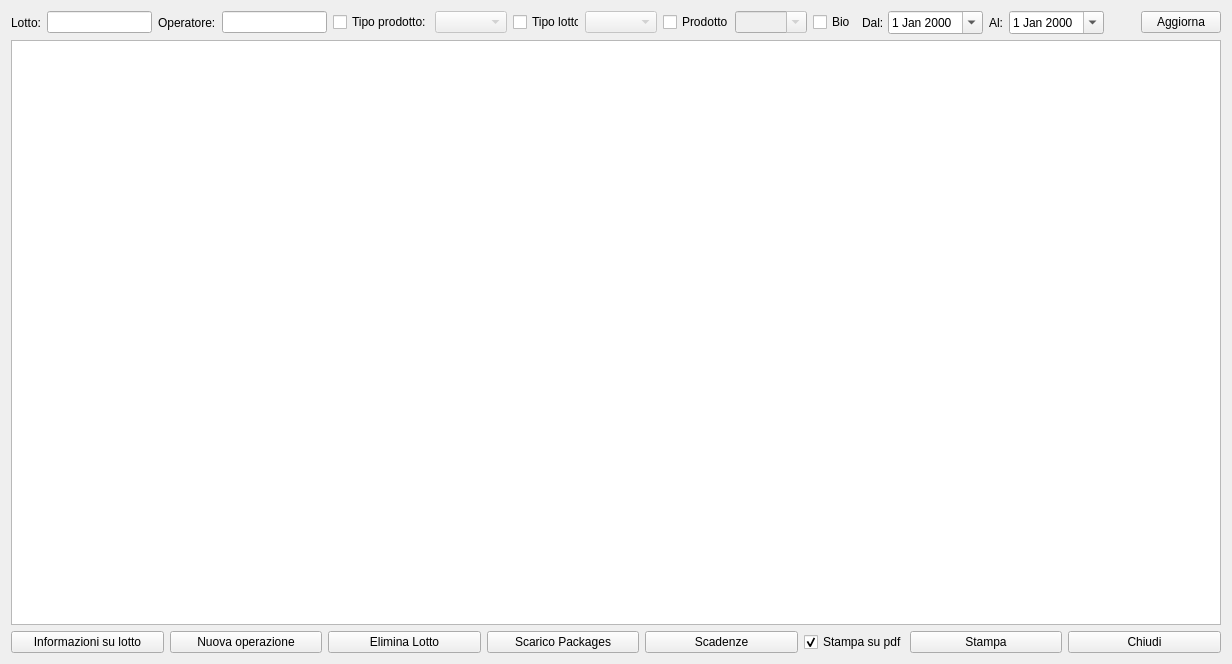
<?xml version="1.0" encoding="UTF-8"?>
<ui version="4.0">
 <class>HLotti</class>
 <widget class="QWidget" name="HLotti">
  <property name="windowModality">
   <enum>Qt::NonModal</enum>
  </property>
  <property name="geometry">
   <rect>
    <x>0</x>
    <y>0</y>
    <width>1232</width>
    <height>664</height>
   </rect>
  </property>
  <property name="windowTitle">
   <string>Lotti</string>
  </property>
  <property name="windowIcon">
   <iconset resource="icons.qrc">
    <normaloff>:/Resources/Cube.PNG</normaloff>:/Resources/Cube.PNG</iconset>
  </property>
  <layout class="QVBoxLayout" name="verticalLayout_2">
   <item>
    <layout class="QVBoxLayout" name="verticalLayout">
     <item>
      <layout class="QHBoxLayout" name="horizontalLayout_4">
       <item>
        <layout class="QHBoxLayout" name="horizontalLayout_2">
         <item>
          <widget class="QLabel" name="label_3">
           <property name="text">
            <string>Lotto:</string>
           </property>
          </widget>
         </item>
         <item>
          <widget class="QLineEdit" name="leLottoRaw">
           <property name="clearButtonEnabled">
            <bool>true</bool>
           </property>
          </widget>
         </item>
         <item>
          <widget class="QLabel" name="label_4">
           <property name="text">
            <string>Operatore:</string>
           </property>
          </widget>
         </item>
         <item>
          <widget class="QLineEdit" name="leOperatore">
           <property name="clearButtonEnabled">
            <bool>true</bool>
           </property>
          </widget>
         </item>
         <item>
          <widget class="QCheckBox" name="chTipoProdotti">
           <property name="minimumSize">
            <size>
             <width>80</width>
             <height>0</height>
            </size>
           </property>
           <property name="maximumSize">
            <size>
             <width>16777215</width>
             <height>16777215</height>
            </size>
           </property>
           <property name="text">
            <string>Tipo prodotto:</string>
           </property>
          </widget>
         </item>
         <item>
          <widget class="QComboBox" name="cbTipoProd">
           <property name="enabled">
            <bool>false</bool>
           </property>
          </widget>
         </item>
         <item>
          <widget class="QCheckBox" name="chbT">
           <property name="minimumSize">
            <size>
             <width>66</width>
             <height>0</height>
            </size>
           </property>
           <property name="maximumSize">
            <size>
             <width>60</width>
             <height>16777215</height>
            </size>
           </property>
           <property name="text">
            <string>Tipo lotto:</string>
           </property>
          </widget>
         </item>
         <item>
          <widget class="QComboBox" name="cbTipiLot">
           <property name="enabled">
            <bool>false</bool>
           </property>
          </widget>
         </item>
         <item>
          <widget class="QCheckBox" name="chbP">
           <property name="maximumSize">
            <size>
             <width>66</width>
             <height>16777215</height>
            </size>
           </property>
           <property name="text">
            <string>Prodotto:</string>
           </property>
          </widget>
         </item>
         <item>
          <widget class="QComboBox" name="cbProdotti">
           <property name="enabled">
            <bool>false</bool>
           </property>
           <property name="editable">
            <bool>true</bool>
           </property>
           <property name="insertPolicy">
            <enum>QComboBox::NoInsert</enum>
           </property>
          </widget>
         </item>
        </layout>
       </item>
       <item>
        <widget class="QCheckBox" name="chBio">
         <property name="text">
          <string>Bio</string>
         </property>
        </widget>
       </item>
       <item>
        <layout class="QHBoxLayout" name="horizontalLayout_3">
         <item>
          <widget class="QLabel" name="label">
           <property name="maximumSize">
            <size>
             <width>20</width>
             <height>16777215</height>
            </size>
           </property>
           <property name="text">
            <string>Dal:</string>
           </property>
          </widget>
         </item>
         <item>
          <widget class="QDateEdit" name="datadal">
           <property name="calendarPopup">
            <bool>true</bool>
           </property>
          </widget>
         </item>
         <item>
          <widget class="QLabel" name="label_2">
           <property name="maximumSize">
            <size>
             <width>20</width>
             <height>16777215</height>
            </size>
           </property>
           <property name="text">
            <string>Al:</string>
           </property>
          </widget>
         </item>
         <item>
          <widget class="QDateEdit" name="dataal">
           <property name="calendarPopup">
            <bool>true</bool>
           </property>
          </widget>
         </item>
         <item>
          <spacer name="horizontalSpacer_2">
           <property name="orientation">
            <enum>Qt::Horizontal</enum>
           </property>
           <property name="sizeHint" stdset="0">
            <size>
             <width>40</width>
             <height>20</height>
            </size>
           </property>
          </spacer>
         </item>
        </layout>
       </item>
       <item>
        <widget class="QPushButton" name="pbRefresh">
         <property name="text">
          <string>Aggiorna</string>
         </property>
         <property name="icon">
          <iconset resource="icons.qrc">
           <normaloff>:/Resources/Counterclockwise-arrow64.png</normaloff>:/Resources/Counterclockwise-arrow64.png</iconset>
         </property>
        </widget>
       </item>
      </layout>
     </item>
    </layout>
   </item>
   <item>
    <widget class="QTableView" name="twLots">
     <property name="enabled">
      <bool>true</bool>
     </property>
     <property name="frameShape">
      <enum>QFrame::StyledPanel</enum>
     </property>
     <property name="sizeAdjustPolicy">
      <enum>QAbstractScrollArea::AdjustIgnored</enum>
     </property>
     <property name="editTriggers">
      <set>QAbstractItemView::NoEditTriggers</set>
     </property>
     <property name="alternatingRowColors">
      <bool>true</bool>
     </property>
     <property name="selectionMode">
      <enum>QAbstractItemView::SingleSelection</enum>
     </property>
     <property name="selectionBehavior">
      <enum>QAbstractItemView::SelectRows</enum>
     </property>
     <property name="sortingEnabled">
      <bool>true</bool>
     </property>
     <attribute name="horizontalHeaderCascadingSectionResizes">
      <bool>true</bool>
     </attribute>
     <attribute name="verticalHeaderVisible">
      <bool>false</bool>
     </attribute>
     <attribute name="verticalHeaderCascadingSectionResizes">
      <bool>true</bool>
     </attribute>
     <attribute name="verticalHeaderShowSortIndicator" stdset="0">
      <bool>false</bool>
     </attribute>
    </widget>
   </item>
   <item>
    <layout class="QHBoxLayout" name="horizontalLayout">
     <item>
      <widget class="QPushButton" name="pushButton_7">
       <property name="text">
        <string>Informazioni su lotto</string>
       </property>
       <property name="icon">
        <iconset resource="icons.qrc">
         <normaloff>:/Resources/Wood-4-icon.png</normaloff>:/Resources/Wood-4-icon.png</iconset>
       </property>
       <property name="iconSize">
        <size>
         <width>32</width>
         <height>32</height>
        </size>
       </property>
      </widget>
     </item>
     <item>
      <widget class="QPushButton" name="pushButton_4">
       <property name="text">
        <string>Nuova operazione</string>
       </property>
       <property name="icon">
        <iconset resource="icons.qrc">
         <normaloff>:/Resources/Actions-configure-icon.png</normaloff>:/Resources/Actions-configure-icon.png</iconset>
       </property>
       <property name="iconSize">
        <size>
         <width>32</width>
         <height>32</height>
        </size>
       </property>
      </widget>
     </item>
     <item>
      <widget class="QPushButton" name="pbDeleteLot">
       <property name="text">
        <string>Elimina Lotto</string>
       </property>
       <property name="icon">
        <iconset resource="icons.qrc">
         <normaloff>:/Resources/Banned-Sign.PNG</normaloff>:/Resources/Banned-Sign.PNG</iconset>
       </property>
       <property name="iconSize">
        <size>
         <width>32</width>
         <height>32</height>
        </size>
       </property>
      </widget>
     </item>
     <item>
      <widget class="QPushButton" name="pushButton">
       <property name="text">
        <string>Scarico Packages</string>
       </property>
       <property name="icon">
        <iconset resource="icons.qrc">
         <normaloff>:/Resources/App-ark-2-icon.png</normaloff>:/Resources/App-ark-2-icon.png</iconset>
       </property>
       <property name="iconSize">
        <size>
         <width>32</width>
         <height>32</height>
        </size>
       </property>
      </widget>
     </item>
     <item>
      <widget class="QPushButton" name="pbScadenze">
       <property name="text">
        <string>Scadenze</string>
       </property>
       <property name="icon">
        <iconset resource="icons.qrc">
         <normaloff>:/Resources/Calendar.PNG</normaloff>:/Resources/Calendar.PNG</iconset>
       </property>
       <property name="iconSize">
        <size>
         <width>32</width>
         <height>32</height>
        </size>
       </property>
      </widget>
     </item>
     <item>
      <widget class="QCheckBox" name="cbPdf">
       <property name="maximumSize">
        <size>
         <width>100</width>
         <height>16777215</height>
        </size>
       </property>
       <property name="text">
        <string>Stampa su pdf</string>
       </property>
       <property name="checked">
        <bool>true</bool>
       </property>
      </widget>
     </item>
     <item>
      <widget class="QPushButton" name="pushButton_6">
       <property name="text">
        <string>Stampa</string>
       </property>
       <property name="icon">
        <iconset resource="icons.qrc">
         <normaloff>:/Resources/Printer-icon.png</normaloff>:/Resources/Printer-icon.png</iconset>
       </property>
       <property name="iconSize">
        <size>
         <width>32</width>
         <height>32</height>
        </size>
       </property>
      </widget>
     </item>
     <item>
      <widget class="QPushButton" name="pushButton_3">
       <property name="text">
        <string>Chiudi</string>
       </property>
       <property name="icon">
        <iconset resource="icons.qrc">
         <normaloff>:/Resources/Actions-window-close-icon.png</normaloff>:/Resources/Actions-window-close-icon.png</iconset>
       </property>
       <property name="iconSize">
        <size>
         <width>32</width>
         <height>32</height>
        </size>
       </property>
      </widget>
     </item>
    </layout>
   </item>
  </layout>
 </widget>
 <resources>
  <include location="icons.qrc"/>
 </resources>
 <connections/>
 <slots>
  <slot>showContextMenu()</slot>
 </slots>
</ui>
